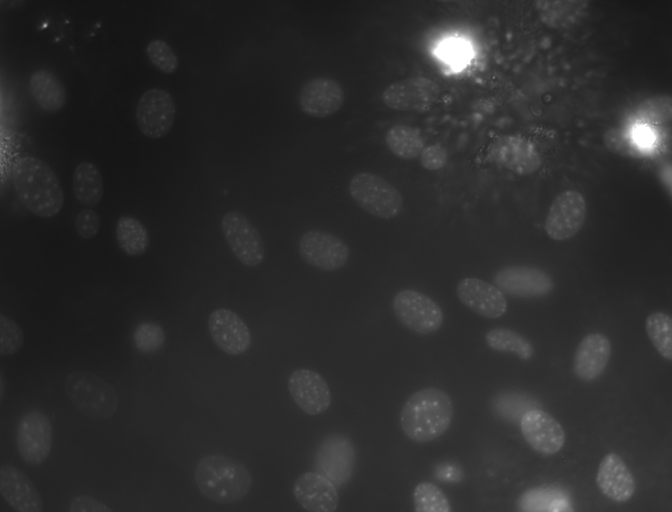
#> input picture data/NIH3T3/im/dna-33.png, 1344 x 1024 px (shown at 1/2 size)
$ jupyter execute --allow-errors svm_segm.ipynb
#> lines starting #> are read from the running program, lines starting #| are printed output that depends on the picture; after the words box and inside, x2 and y2 are one past the last pixel; in counts of white or black regions, pixels touching at a corner belong together
# [Bonus Tasks](svm_segm.ipynb)

[cell 1]
import numpy as np
import matplotlib.pyplot as plt

import scipy.ndimage as ndi
import skimage.morphology as morph
import skimage.util
from sklearn.pipeline import make_pipeline
from sklearn.preprocessing import StandardScaler
from sklearn.svm import SVC

[cell 2]
def blend_result(img, seg, border_radius=1, interior_opacity=1, interior_opacity_decay=0.9, color=(0,1,0)):
    img  = np.dstack([img] * 3).copy()
    img -= img.min()
    img /= img.max()
    selem  = morph.disk(border_radius)
    seg_bd = np.logical_xor(morph.binary_dilation(seg, selem), morph.binary_erosion(seg, selem))
    mask_decay = ndi.distance_transform_edt(seg)
    for i in range(3):
        opacity = interior_opacity / pow(1 + mask_decay[seg], interior_opacity_decay)
        img[:,:,i][seg] = color[i] * opacity + (1 - opacity) * img[:,:,i][seg]
        img[:,:,i][seg_bd] = color[i]
    return img

each patch is 32 × 32 pixels

[cell 3]
patch_sizes = (32, 32)

---

**[Task 1.1.]()** Implement `create_data_matrix`:

takes the 1,024 pixel intensities in each patch and puts them into one row

[cell 4]
from skimage.util import view_as_blocks

def create_data_matrix(image):
    patches = view_as_blocks(image, block_shape=(32, 32))
    X = patches.reshape(-1, 32 * 32)
    return X

**[Task 1.2.]()** Implement `create_gt_labels_vector`:

 takes a binary image
as the parameter (the ground truth segmentation), creates the vector of labels 𝑦,
and returns that vector

[cell 5]
def create_gt_labels_vector(image):
    patches = create_data_matrix(image)
    y = np.zeros(patches.shape[0], dtype=int)

    for i in range(len(patches)):
        foreground = patches[i].sum()

        if foreground > 512:
            y[i] = 1
        elif foreground == 0:
            y[i] = -1

    return y

If the area of the ground truth image corresponding to an image patch contains
more than 50% foreground, assign the label +1 to that image patch. If that area
contains no foreground, assign the label −1. Otherwise, assign the label 0

**[Task 1.3.]()** Create the SVM classifier:

[cell 6]
clf = make_pipeline(StandardScaler(), SVC(class_weight='balanced', gamma=0.1))

**[Task 1.3 (a).]()** Create the data matrices for the images `dna-33` and `dna-44`:

eine reihe ist ein patch --> ein column ist eine pixel pos. in dem patch

[cell 7]
img_min_33 = plt.imread('data/NIH3T3/im/dna-33.png')
#> img_min_33 is the input picture: shape (1024, 1344) float32; min 0.0745, max 1, mean 0.177
img_min_44 = plt.imread('data/NIH3T3/im/dna-44.png')
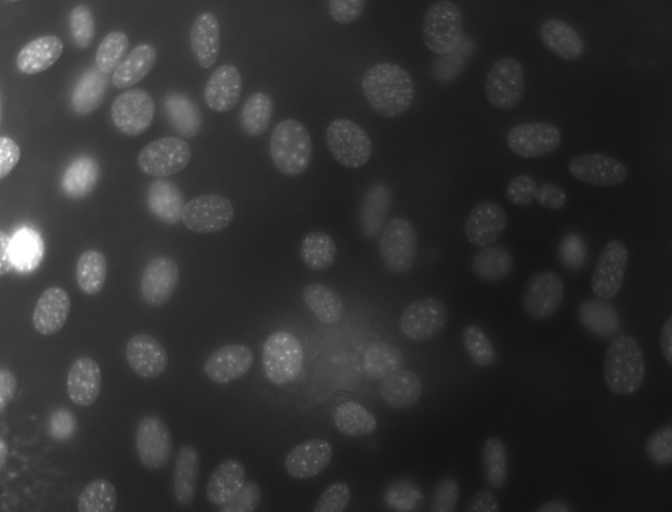
#> input picture data/NIH3T3/im/dna-44.png, 1344 x 1024 px (shown at 1/2 size)
#> img_min_44 is the input picture: shape (1024, 1344) float32; min 0.0667, max 1, mean 0.193

dna_33 = create_data_matrix(img_min_33)
dna_44 = create_data_matrix(img_min_44)

**[Task 1.3 (b).]()** Create the corresponding ground truth label vectors:

[cell 8]
img33 = plt.imread('data/NIH3T3/gt/33.png')
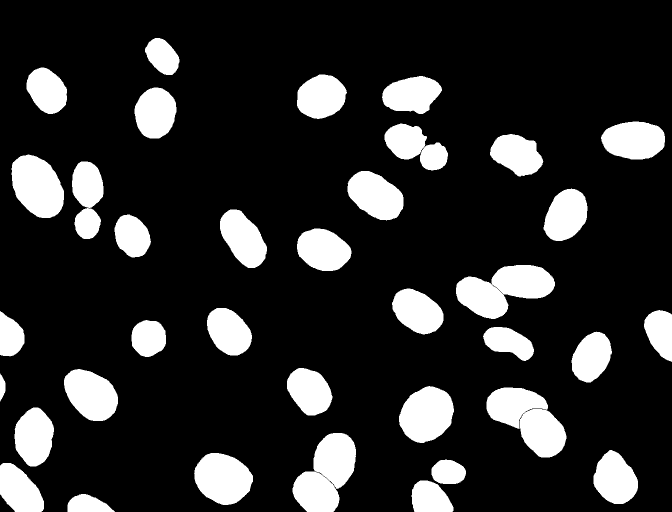
#> input picture data/NIH3T3/gt/33.png, 1344 x 1024 px (shown at 1/2 size)
#> img33: shape (1024, 1344) float32; values 0 (black) and 1 (white), 17% white; 36 white regions, largest, box (x1, y1, x2, y2) and area: (973, 775, 1133, 915) 12999, (585, 866, 712, 1024) 12755, (912, 530, 1110, 638) 12741
img44 = plt.imread('data/NIH3T3/gt/44.png')
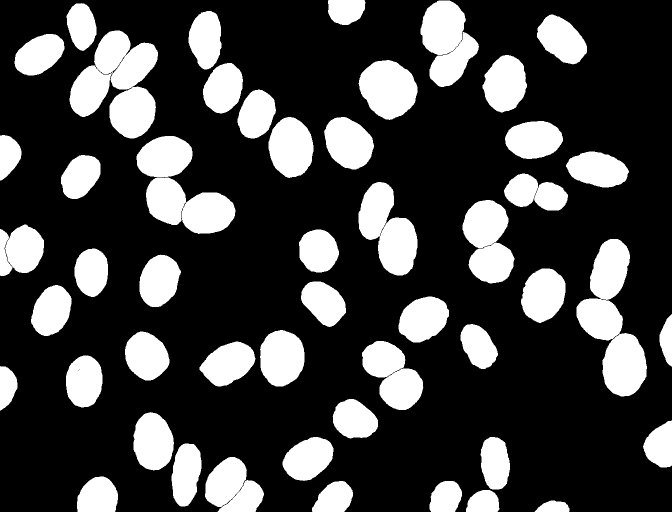
#> input picture data/NIH3T3/gt/44.png, 1344 x 1024 px (shown at 1/2 size)
#> img44: shape (1024, 1344) float32; values 0 (black) and 1 (white), 25.7% white; 51 white regions, largest, box (x1, y1, x2, y2) and area: (139, 61, 316, 277) 22776, (1153, 478, 1294, 793) 21765, (717, 364, 835, 551) 13114

label_vector_dna33 = create_gt_labels_vector(img33 > 0)
#> in create_data_matrix (call 3), `X = patches.reshape(-1, 32 * 32)`:
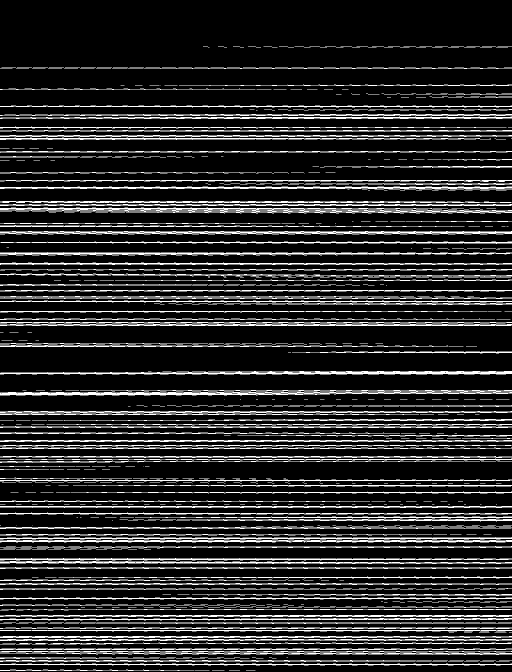
#> X: shape (1344, 1024) bool (shown at 1/2 size); 17% white; 459 white regions (200 under 20 px), largest, box (x1, y1, x2, y2) and area: (0, 415, 1024, 427) 6535, (0, 780, 1024, 791) 6531, (0, 742, 1024, 749) 5030
#> after the loop in create_gt_labels_vector, `for i in range(len(patches)):`: y = 1344 values, max 1 at index 135, min -1 at index 0, mean -0.504
#> label_vector_dna33 has the same summary as y in create_gt_labels_vector
label_vector_dna44 = create_gt_labels_vector(img44 > 0)
#> in create_data_matrix (call 4), `X = patches.reshape(-1, 32 * 32)`:
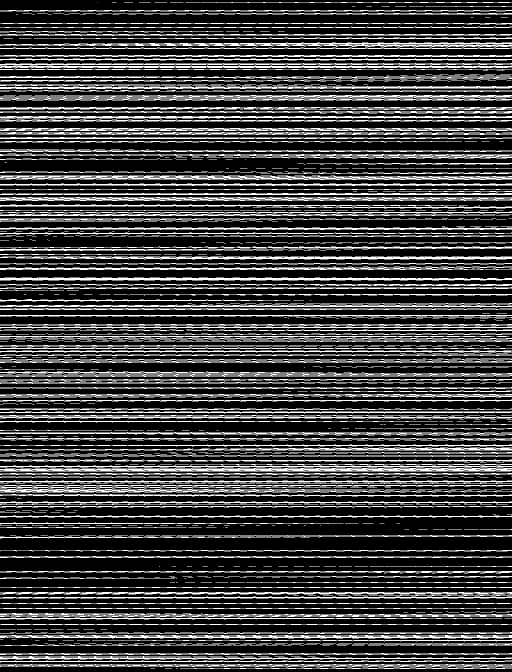
#> X: shape (1344, 1024) bool (shown at 1/2 size); 25.7% white; 643 white regions (250 under 20 px), largest, box (x1, y1, x2, y2) and area: (0, 190, 1024, 201) 7334, (0, 126, 1024, 136) 6815, (0, 351, 1024, 360) 6333
#> the loop in create_gt_labels_vector (call 2), `for i in range(len(patches)):` made 1344 passes
#> foreground on passes 1 to 3: 0, 0, 0
#> label_vector_dna44 = 1344 values, max 1 at index 21, min -1 at index 0, mean -0.254

**[Task 1.3 (c).]()** Create the *combined* data matrices and ground truth label vectors:

also X gibt uns patch und y den label

[cell 9]
X = np.concatenate((dna_33, dna_44), axis=0)
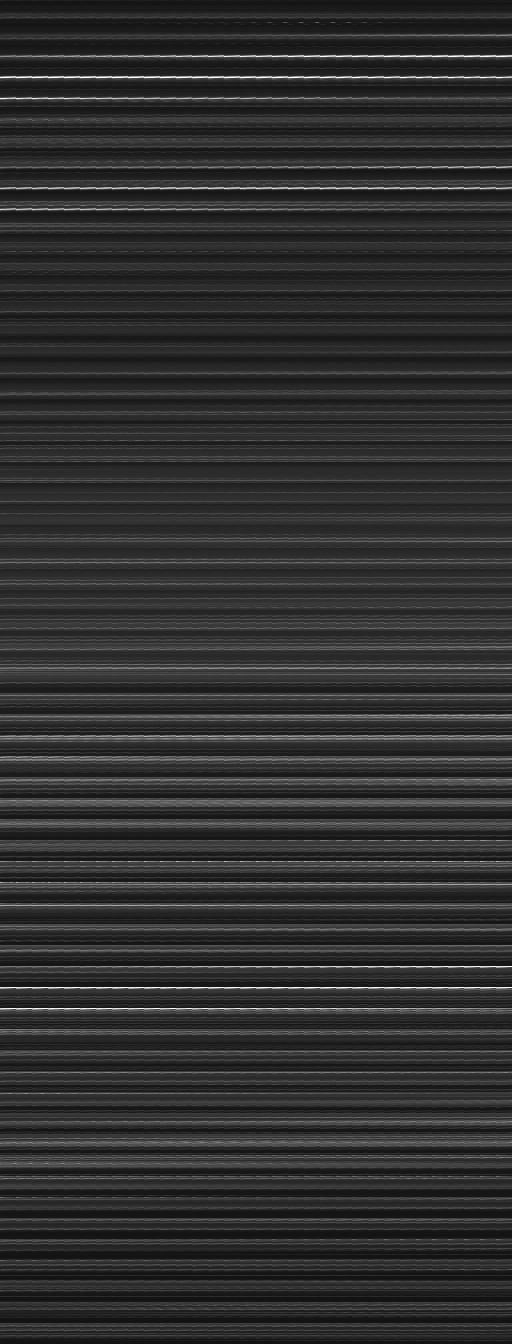
#> X: shape (2688, 1024) float32 (shown at 1/2 size); min 0.0667, max 1, mean 0.185
Y = np.concatenate((label_vector_dna33, label_vector_dna44))
#> Y = 2688 values, max 1 at index 135, min -1 at index 0, mean -0.379
no_zero= Y != 0
X = X[no_zero]
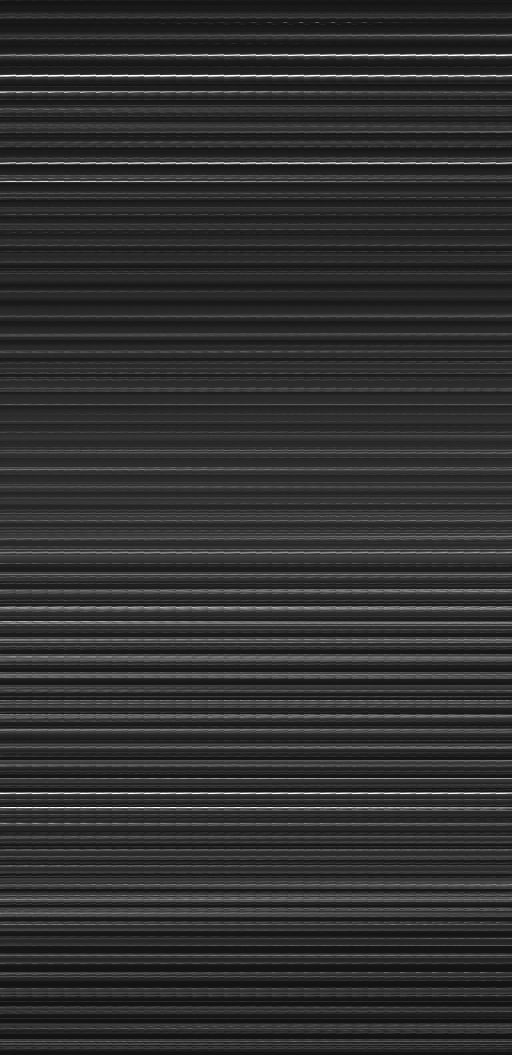
#> X: shape (2109, 1024) float32 (shown at 1/2 size); min 0.0667, max 1, mean 0.186
Y = Y[no_zero]
#> Y = 2109 values, max 1 at index 133, min -1 at index 0, mean -0.483

**[Task 1.3 (d).]()** Train the classifier using the data matrix and label vectors from above:

[cell 10]
print(Y.dtype)
#| int64
print(np.unique(Y, return_counts=True))
#| (array([-1,  1]), array([1564,  545]))
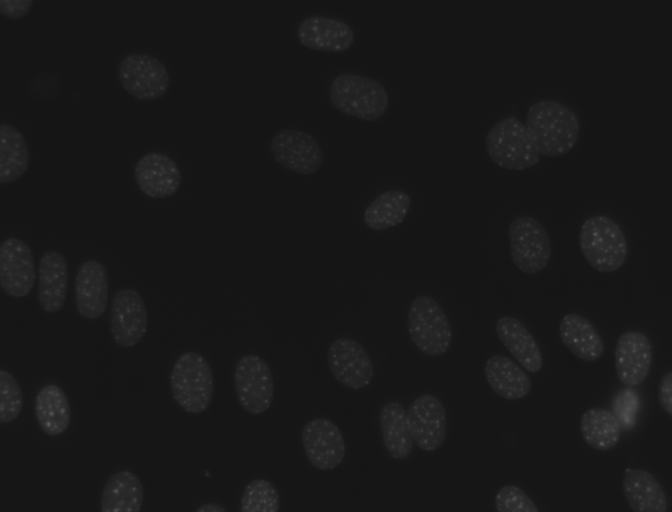
#> input picture data/NIH3T3/im/dna-0.png, 1344 x 1024 px (shown at 1/2 size)
#> further down, img is the input picture: shape (1024, 1344) float32; min 0.0706, max 0.373, mean 0.0948

[cell 11]
clf.fit(X, Y)

**[Task 1.4.]()** Implement the function `predict_image`:

[cell 12]
def predict_image(image):
    X = create_data_matrix(image)
#> in create_data_matrix (call 5), `X = patches.reshape(-1, 32 * 32)`:
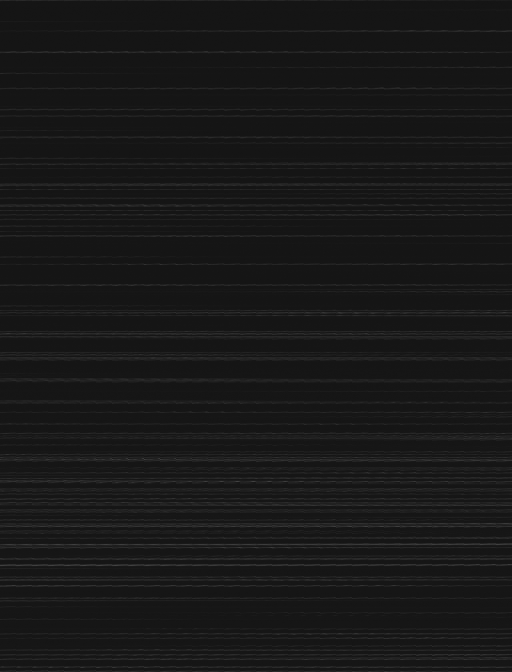
#> X: shape (1344, 1024) float32 (shown at 1/2 size); min 0.0706, max 0.373, mean 0.0948
    labels = clf.predict(X)
#> labels = 1344 values, max 1 at index 0, min -1 at index 2, mean -0.554

#Arranges that flat list of labels back into a grid matching the patch positions.

    patch_grid = labels.reshape(image.shape[0] // 32,
                                image.shape[1] // 32)
#> patch_grid: shape (32, 42) int64; values -1 (black) and 1 (white), 22.3% white in thin lines or dots

    result = patch_grid == 1
#> result: shape (32, 42) bool; 22.3% white in thin lines or dots
    result = result.repeat(32, axis=0).repeat(32, axis=1)
#> result: shape (1024, 1344) bool; 22.3% white; 25 white regions, largest, box (x1, y1, x2, y2) and area: (1120, 608, 1344, 928) 37888, (0, 480, 320, 704) 35840, (960, 192, 1184, 352) 22528

    return result

Test your implementation:

[cell 13]
img = plt.imread(f'data/NIH3T3/im/dna-0.png')
seg = predict_image(img)

plt.figure()
plt.imshow(blend_result(img, seg))
#> in blend_result, `seg_bd = np.logical_xor(morph.binary_dilation(seg, selem), morph.binar..`: seg_bd: shape (1024, 1344) bool; 1.9% white in thin lines or dots
#> after the loop in blend_result, `for i in range(3):`:
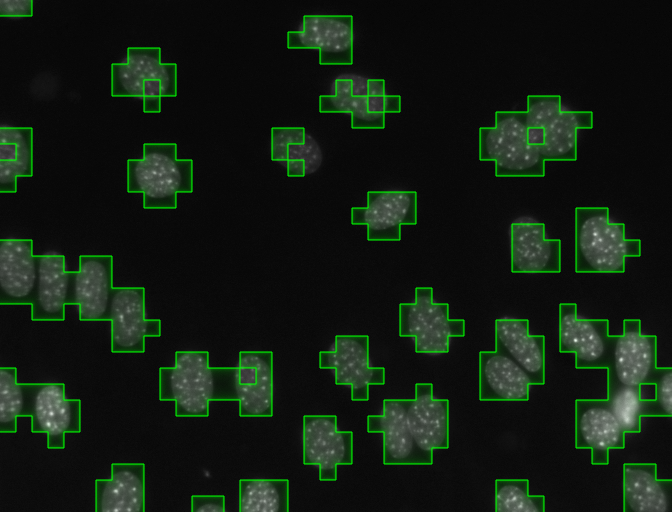
#> img: shape (1024, 1344, 3) float32 (shown at 1/2 size); mean of channels 0, 1, 2 0.0747, 0.118, 0.0747; drawn as R, G, B

**[Task 1.5.]()** Perform batch processing:

dice def:

[cell 14]
def compute_dice(bin1, bin2):
    intersection = np.logical_and(bin1, bin2).sum()
    total = bin1.sum() + bin2.sum()

    if total == 0:
        return 1.0

    return 2 * intersection / total

otsu def:

[cell 15]
def otsu_thresholding(imgf):
    img8 = (imgf * 255).round().astype(np.uint8)
    scores = np.full(256, np.inf)

    for T in range(1, 256):
        class1 = img8[img8 < T]
        class2 = img8[img8 >= T]

        if class1.size > 0 and class2.size > 0:
            scores[T] = (
                class1.size * class1.var()
                + class2.size * class2.var()
            )

    T_star = np.argmin(scores)
    seg = img8 >= T_star
    return seg

[cell 16]
svm_scores = []
otsu_scores = []

#> (the rest of this cell did not finish here and is left out)

verbesserung dice: (mit chatgpt)

smoothing of image before svm

[cell 17]
from scipy.ndimage import gaussian_filter
from sklearn.base import clone

# Smooth only the original images
smooth33 = gaussian_filter(img_min_33, sigma=1)
smooth44 = gaussian_filter(img_min_44, sigma=1)

X_smooth = np.concatenate((
    create_data_matrix(smooth33),
    create_data_matrix(smooth44)
))

# Keep the original ground-truth labels
Y_smooth = np.concatenate((label_vector_dna33, label_vector_dna44))
#> Y_smooth = 2688 values, max 1 at index 135, min -1 at index 0, mean -0.379

no_zero = Y_smooth != 0
X_smooth = X_smooth[no_zero]
#> X_smooth: shape (2109, 1024) float32
Y_smooth = Y_smooth[no_zero]
#> Y_smooth has the same summary as Y

# Create a fresh classifier with the same settings
clf_smooth = clone(clf)
clf_smooth.fit(X_smooth, Y_smooth)
